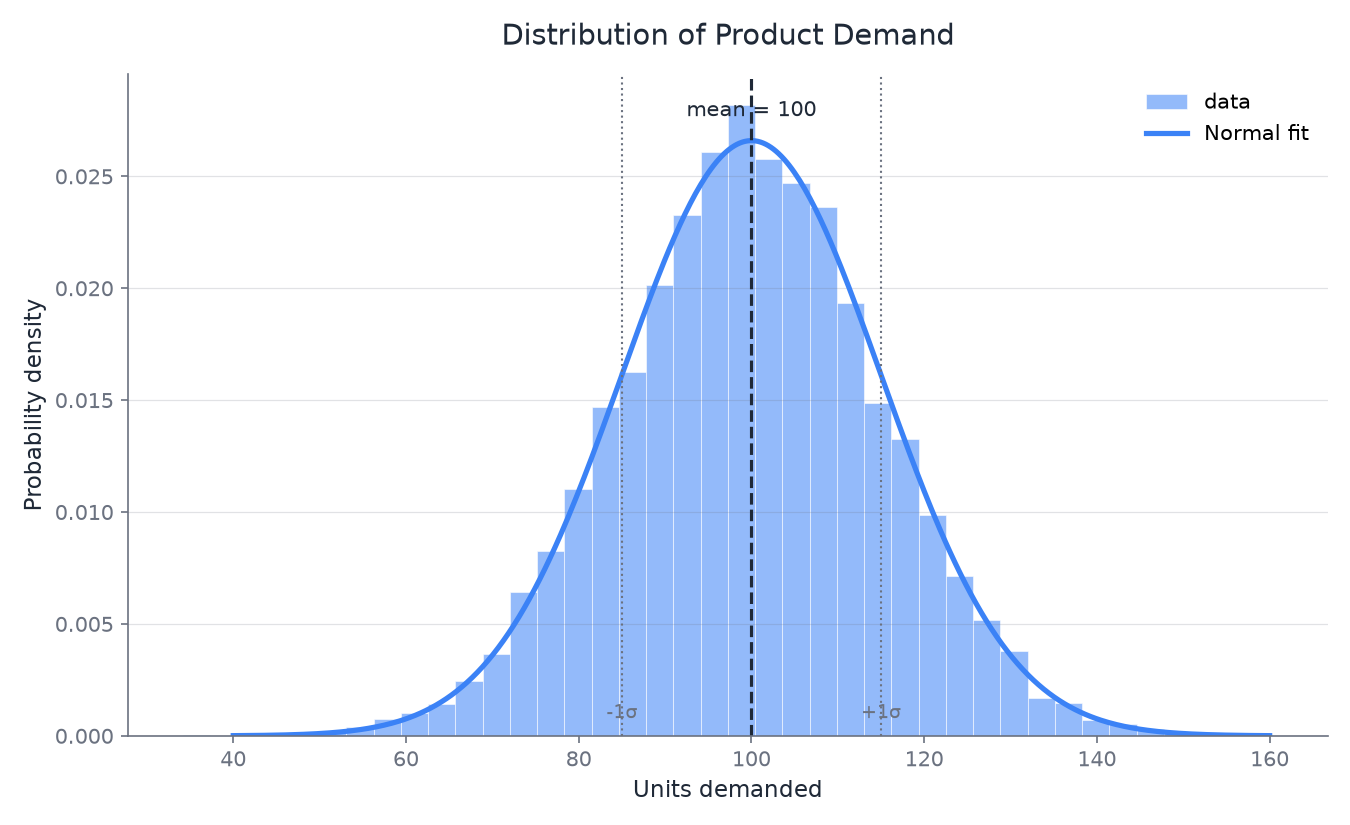

The script that saved this image:
"""Plot the distribution of demand for a fictional product.

Demand ~ Normal(mean=100, std=15)
"""

import numpy as np
import matplotlib.pyplot as plt
from scipy.stats import norm

MEAN = 100
STD = 15
N_SAMPLES = 10_000

BLUE = "#3B82F6"      # single hue for a single series
INK = "#1F2937"       # text / labels
MUTED = "#6B7280"     # gridlines, secondary text

rng = np.random.default_rng(42)
demand = rng.normal(MEAN, STD, N_SAMPLES)

fig, ax = plt.subplots(figsize=(9, 5.5))

# Histogram of sampled demand
counts, bins, patches = ax.hist(
    demand, bins=40, density=True, color=BLUE, alpha=0.55,
    edgecolor="white", linewidth=0.5, label="data",
)

# Theoretical normal curve on top
x = np.linspace(MEAN - 4 * STD, MEAN + 4 * STD, 400)
ax.plot(x, norm.pdf(x, MEAN, STD), color=BLUE, linewidth=2.5, label="Normal fit")

# Mean and +/- 1 std reference lines
ax.axvline(MEAN, color=INK, linewidth=1.5, linestyle="--")
ax.text(MEAN, ax.get_ylim()[1] * 0.96, f"mean = {MEAN}", color=INK,
        ha="center", va="top", fontsize=10)

for sign, label in [(-1, "-1σ"), (1, "+1σ")]:
    xv = MEAN + sign * STD
    ax.axvline(xv, color=MUTED, linewidth=1, linestyle=":")
    ax.text(xv, ax.get_ylim()[1] * 0.02, label, color=MUTED,
            ha="center", va="bottom", fontsize=9)

ax.set_title("Distribution of Product Demand", fontsize=14, color=INK, pad=14)
ax.set_xlabel("Units demanded", fontsize=11, color=INK)
ax.set_ylabel("Probability density", fontsize=11, color=INK)
ax.tick_params(colors=MUTED)
ax.spines["top"].set_visible(False)
ax.spines["right"].set_visible(False)
ax.spines["left"].set_color(MUTED)
ax.spines["bottom"].set_color(MUTED)
ax.grid(axis="y", color=MUTED, alpha=0.2, linewidth=0.6)
ax.legend(frameon=False, loc="upper right")

fig.tight_layout()
fig.savefig("demand_distribution.png", dpi=150)
try:
    plt.show()
except Exception:
    pass

print(f"Sampled {N_SAMPLES} demand values: mean={demand.mean():.2f}, std={demand.std():.2f}")
